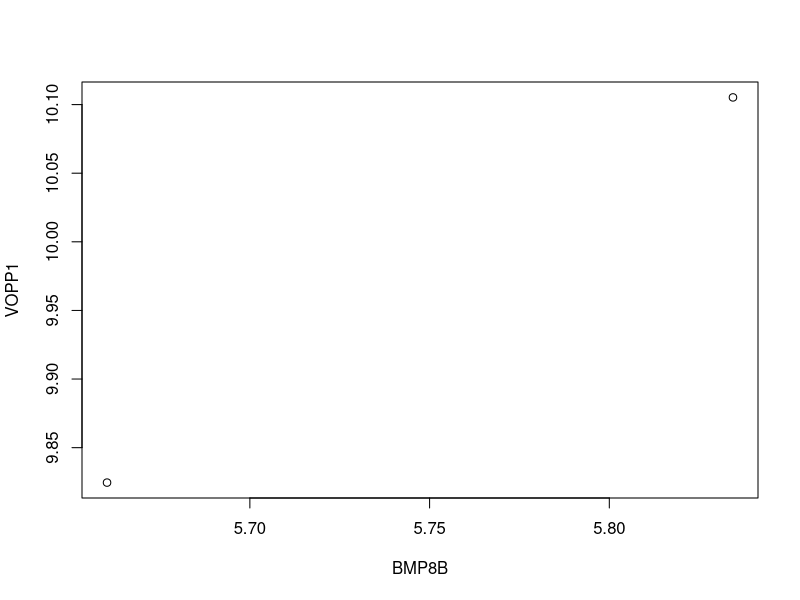

Recreate this plot in R. (Note: this script raises an error after producing the figure.)
library(dslabs)
library(purrr)
library(caret)

set.seed(1993)
data("tissue_gene_expression")
ind <- which(tissue_gene_expression$y %in% c("cerebellum", "hippocampus"))
y <- droplevels(tissue_gene_expression$y[ind])
x <- tissue_gene_expression$x[ind, ]
x <- x[, sample(ncol(x), 10)]

#Q1
train_lda <- train(x, y, method = "lda")
train_lda


#Q2
train_lda$finalModel$means %>% plot()
#Other's code
means <- data.frame(t(train_lda$finalModel$means)) 
means <- means %>% mutate(gene = as.factor(rownames(means)))

means %>% ggplot(aes(x = cerebellum, y = hippocampus, colour = gene, label = gene)) +
  ggtitle("LDA Means - Cerebellum vs Hippocampus") +
  geom_point() +
  geom_text_repel(aes(label=gene)) +
  theme(legend.position="none")  

#Q3
set.seed(1993)
data("tissue_gene_expression")
ind <- which(tissue_gene_expression$y %in% c("cerebellum", "hippocampus"))
y <- droplevels(tissue_gene_expression$y[ind])
x <- tissue_gene_expression$x[ind, ]
x <- x[, sample(ncol(x), 10)]

train_qda <- train(x, y, method = "qda")
train_qda

#Q4
meansq <- data.frame(t(train_qda$finalModel$means)) 
meansq <- meansq %>% mutate(gene = as.factor(rownames(meansq)))

meansq %>% ggplot(aes(x = cerebellum, y = hippocampus, colour = gene, label = gene)) +
  ggtitle("QDA Means - Cerebellum vs Hippocampus") +
  geom_point() +
  geom_text_repel(aes(label=gene)) +
  theme(legend.position="none")  

#Q5
train_lda5 <- train(x, y, method = "lda", preProcessing = "scale")

means5 <- data.frame(t(train_lda5$finalModel$means)) 
means5 <- means5 %>% mutate(gene = as.factor(rownames(means5)))

means5 %>% ggplot(aes(x = cerebellum, y = hippocampus, colour = gene, label = gene)) +
  ggtitle("LDA Means - Cerebellum vs Hippocampus") +
  geom_point() +
  geom_text_repel(aes(label=gene)) +
  theme(legend.position="none")  

#Using Q2 Answer Codes
t(train_lda5$finalModel$means) %>% data.frame() %>%
  mutate(predictor_name = rownames(.)) %>%
  ggplot(aes(cerebellum, hippocampus, label = predictor_name)) +
  geom_point() +
  geom_text() +
  geom_abline()

#Answer codes
d <- apply(train_lda5$finalModel$means, 2, diff)
ind <- order(abs(d), decreasing = TRUE)[1:2]
plot(x[, ind], col = y)


#Q6
set.seed(1993)
data("tissue_gene_expression")
y <- tissue_gene_expression$y
x <- tissue_gene_expression$x
x <- x[, sample(ncol(x), 10)]

train_lda6 <- train(x, y, method = "lda", preProcessing = c("center"))
train_lda6
